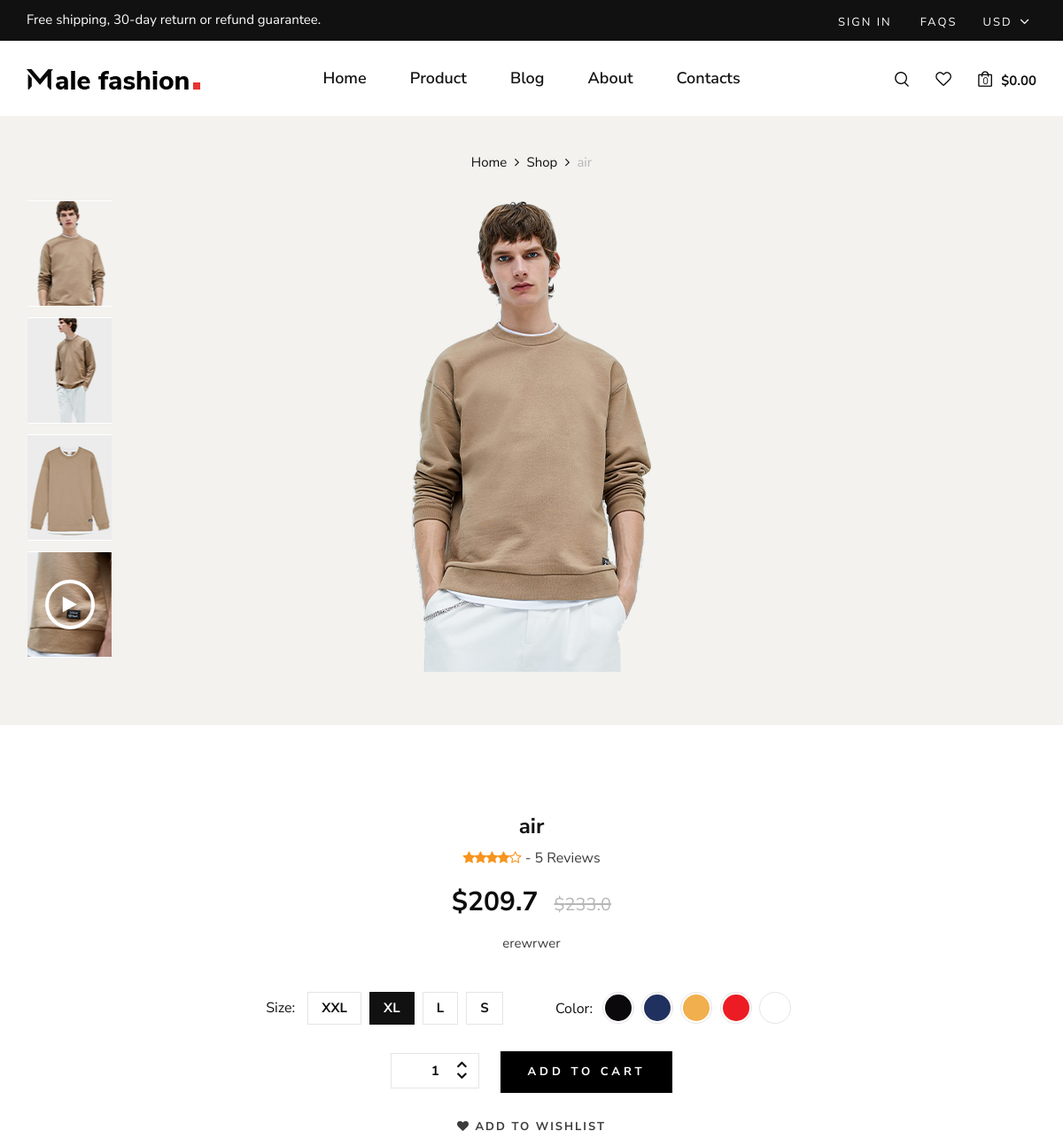
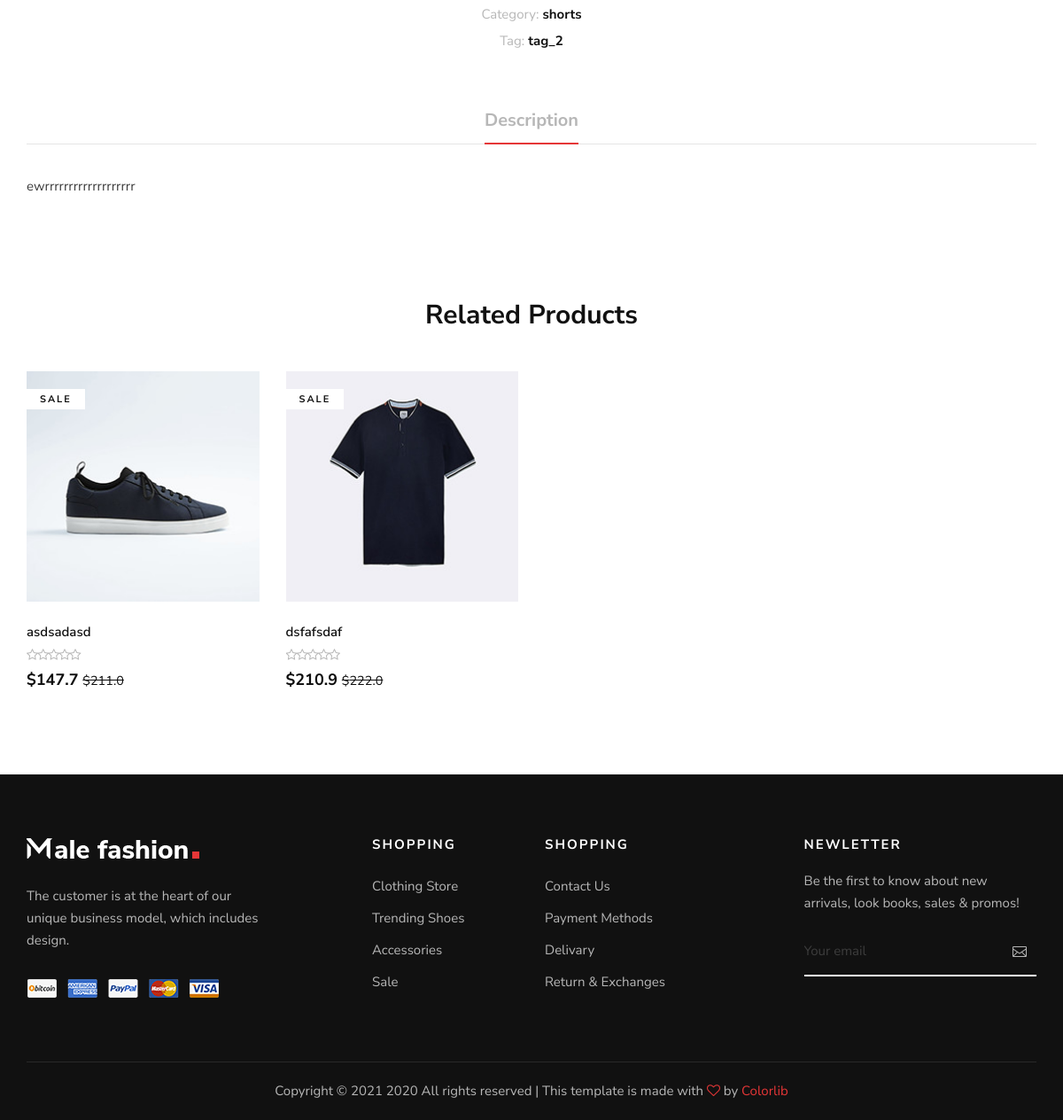
The page /products/1/ on the database its author committed (2 pictures, top to bottom).
### products/models.py (models this page shows, shortened)
class ProductModel(models.Model):
    title = models.CharField(max_length=100)
    image = models.ImageField(upload_to='products')
    price = models.FloatField()
    discount = models.PositiveIntegerField(default=0)
    short_description = models.TextField()
    long_description = RichTextUploadingField()
    category = models.ForeignKey(
        CategoryModel,
        on_delete=models.PROTECT,
        related_name='products'
    )
    brand = models.ForeignKey(
        BrandModel,
        on_delete=models.PROTECT,
        related_name='products'
    )
    tags = models.ManyToManyField(
        ProductTagModel,
        related_name='products'
    )
    created_at = models.DateTimeField(auto_now_add=True)
    def is_discount(self):
        return self.discount != 0
    def get_price(self):
        if self.is_discount():
            return self.price - self.price * self.discount / 100
        return self.price
    def is_new(self):
        diff = datetime.now(pytz.timezone('Asia/Tashkent')) - self.created_at
        return diff.days <= 3
    class Meta:
        verbose_name = 'product'
        verbose_name_plural = 'products'

class CategoryModel(models.Model):
    title = models.CharField(max_length=20)
    created_at = models.DateTimeField(auto_now_add=True)
    class Meta:
        verbose_name = 'category'
        verbose_name_plural = 'categories'

class ProductTagModel(models.Model):
    title = models.CharField(max_length=100)
    created_at = models.DateTimeField(auto_now_add=True)
    class Meta:
        verbose_name = 'product tag'
        verbose_name_plural = 'product tags'

### products/views.py (the view)
# urls.py: path('<int:pk>/', ProductDetailView.as_view(), name='detail'),
class ProductDetailView(DetailView):
    template_name = 'product.html'
    model = ProductModel
    def get_context_data(self, **kwargs):
        context = super().get_context_data(**kwargs)
        context['related'] = self.object.category.products.exclude(pk=self.object.pk)[:4]
        return context

### templates/product.html (shortened to what this page needs)
{% extends 'layouts/base.html' %}
{% load static %}
{% block content %}
    <section class="shop-details">
        <div class="product__details__pic">
            <div class="container">
                <div class="row">
                    <div class="col-lg-12">
                        <div class="product__details__breadcrumb">
                            <a href="{% url 'pages:home' %}">Home</a>
                            <a href="{% url 'products:list' %}">Shop</a>
                            <span>{{ object.title }}</span>
                        </div>
                    </div>
                </div>
                <div class="row">
                    <div class="col-lg-3 col-md-3">
                        <ul class="nav nav-tabs" role="tablist">
                            <li class="nav-item">
                                <a class="nav-link active" data-toggle="tab" href="#tabs-1" role="tab">
                                    <div class="product__thumb__pic set-bg" data-setbg="{% static 'img/shop-details/thumb-1.png' %}">
                                    </div>
                                </a>
                            </li>
                            <li class="nav-item">
                                <a class="nav-link" data-toggle="tab" href="#tabs-2" role="tab">
                                    <div class="product__thumb__pic set-bg" data-setbg="{% static 'img/shop-details/thumb-2.png' %}">
                                    </div>
                                </a>
                            </li>
                            <li class="nav-item">
                                <a class="nav-link" data-toggle="tab" href="#tabs-3" role="tab">
                                    <div class="product__thumb__pic set-bg" data-setbg="{% static 'img/shop-details/thumb-3.png' %}">
                                    </div>
                                </a>
                            </li>
                            <li class="nav-item">
                                <a class="nav-link" data-toggle="tab" href="#tabs-4" role="tab">
                                    <div class="product__thumb__pic set-bg" data-setbg="{% static 'img/shop-details/thumb-4.png' %}">
                                        <i class="fa fa-play"></i>
                                    </div>
                                </a>
                            </li>
                        </ul>
                    </div>
                    <div class="col-lg-6 col-md-9">
                        <div class="tab-content">
                            <div class="tab-pane active" id="tabs-1" role="tabpanel">
                                <div class="product__details__pic__item">
                                    <img src="{% static 'img/shop-details/product-big-2.png' %}" alt="">
                                </div>
                            </div>
                        </div>
                    </div>
                </div>
            </div>
        </div>
        <div class="product__details__content">
            <div class="container">
                <div class="row d-flex justify-content-center">
                    <div class="col-lg-8">
                        <div class="product__details__text">
                            <h4>{{ object.title }}</h4>
                            <div class="rating">
                                <i class="fa fa-star"></i>
                                <i class="fa fa-star"></i>
                                <i class="fa fa-star"></i>
                                <i class="fa fa-star"></i>
                                <i class="fa fa-star-o"></i>
                                <span> - 5 Reviews</span>
                            </div>
                            <h3>${{ object.get_price }} {% if object.is_discount %}
                                <span>${{ object.price }}</span>{% endif %}</h3>
                            <p>{{ object.short_description }}</p>
                            <div class="product__details__option">
                                <div class="product__details__option__size">
                                    <span>Size:</span>
                                    <label for="xxl">xxl
                                    </label>
                                    <label class="active" for="xl">xl
                                    </label>
                                    <label for="l">l
                                    </label>
                                    <label for="sm">s
                                    </label>
                                </div>
                                <div class="product__details__option__color">
                                    <span>Color:</span>
                                    <label class="c-1" for="sp-1">
                                    </label>
                                    <label class="c-2" for="sp-2">
                                    </label>
                                    <label class="c-3" for="sp-3">
                                    </label>
                                    <label class="c-4" for="sp-4">
                                    </label>
                                    <label class="c-9" for="sp-9">
                                    </label>
                                </div>
                            </div>
                            <div class="product__details__cart__option">
                                <div class="quantity">
                                    <div class="pro-qty">
                                        <input type="text" value="1">
                                    </div>
                                </div>
                                <a href="#" class="primary-btn">add to cart</a>
                            </div>
                            <div class="product__details__btns__option mb-1">
                                <a href="#"><i class="fa fa-heart"></i> add to wishlist</a>
                            </div>
                            <div class="product__details__last__option">
                                <ul class="pt-0">
                                    <li><span>Category:</span> {{ object.category.title }}</li>
                                    <li><span>Tag:</span>
                                        {% for tag in object.tags.all %}{{ tag.title }}{% if not forloop.last %},&nbsp{% endif %}{% endfor %}
                                    </li>
                                </ul>
                            </div>
                        </div>
                    </div>
                </div>
                <div class="row">
                    <div class="col-lg-12">
                        <div class="product__details__tab">
                            <ul class="nav nav-tabs" role="tablist">
                                <li class="nav-item">
                                    <a class="nav-link active" data-toggle="tab" href="#tabs-5"
                                       role="tab">Description</a>
                                </li>
                            </ul>
                            <div class="tab-content">
                                <div class="tab-pane active" id="tabs-5" role="tabpanel">
                                    <div class="product__details__tab__content">
                                        {{ object.long_description|safe }}
                                    </div>
                                </div>
                            </div>
                        </div>
                    </div>
                </div>
            </div>
        </div>
    </section>
    <section class="related spad">
        <div class="container">
            <div class="row">
                <div class="col-lg-12">
                    <h3 class="related-title">Related Products</h3>
                </div>
            </div>
            <div class="row">
                {% for product in related %}
                    <div class="col-lg-3 col-md-6 col-sm-6 col-sm-6">
                        <div class="product__item">
                            <div class="product__item__pic set-bg" data-setbg="{{ product.image.url }}">
                                {% if product.is_discount %}
                                    <span class="label">Sale</span>
                                {% endif %}
                            </div>
                            <div class="product__item__text">
                                <h6>{{ product.title }}</h6>
                                <div class="rating">
                                    <i class="fa fa-star-o"></i>
                                    <i class="fa fa-star-o"></i>
                                    <i class="fa fa-star-o"></i>
                                    <i class="fa fa-star-o"></i>
                                    <i class="fa fa-star-o"></i>
                                </div>
                                <h5>${{ product.get_price }}
                                    {% if product.is_discount %}
                                        <span class="small"><strike>${{ product.price }}</strike></span>
                                    {% endif %}
                                </h5>
                            </div>
                        </div>
                    </div>
                {% endfor %}
            </div>
        </div>
    </section>
{% endblock %}

### rows shown on the page
ProductModel: title "air", get_price "209.7", price "233.0", short_description "erewrwer", category "shorts", long_description "ewrrrrrrrrrrrrrrrrrrr"
ProductTagModel: title "tag_2"
ProductModel: shows a picture, shows "SALE", title "asdsadasd", get_price "147.7", price "211.0"
ProductModel: shows a picture, shows "SALE", title "dsfafsdaf", get_price "210.9", price "222.0"
